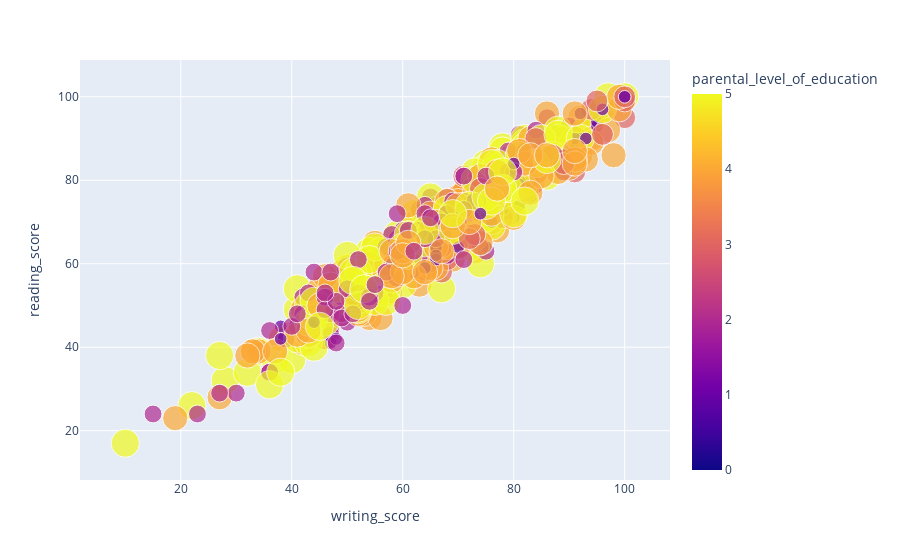

Notebook code for this chart:
### Code cell
fig = px.scatter(df, x='writing_score', y='reading_score', 
                 color='parental_level_of_education',
                 size='parental_level_of_education',
                )
fig.show()

### Figure 1 — Plotly figure (JSON) as saved in the notebook; plotly's stock layout.template omitted (floating-point values rounded to 4 significant figures; data arrays with more than 128 entries replaced by an {"elided": "..."} marker saying what was removed)
{"data": [{"hovertemplate": "writing_score=%{x}<br>reading_score=%{y}<br>parental_level_of_education=%{marker.color}<extra></extra>", "legendgroup": "", "marker": {"color": {"elided": "1000 int values"}, "coloraxis": "coloraxis", "size": {"elided": "1000 int values"}, "sizemode": "area", "sizeref": 0.0125, "symbol": "circle"}, "mode": "markers", "name": "", "orientation": "v", "showlegend": false, "type": "scatter", "x": {"elided": "1000 int values"}, "xaxis": "x", "y": {"elided": "1000 int values"}, "yaxis": "y"}], "layout": {"coloraxis": {"colorbar": {"title": {"text": "parental_level_of_education"}}, "colorscale": [[0, "#0d0887"], [0.1111, "#46039f"], [0.2222, "#7201a8"], [0.3333, "#9c179e"], [0.4444, "#bd3786"], [0.5556, "#d8576b"], [0.6667, "#ed7953"], [0.7778, "#fb9f3a"], [0.8889, "#fdca26"], [1, "#f0f921"]]}, "legend": {"itemsizing": "constant", "tracegroupgap": 0}, "margin": {"t": 60}, "xaxis": {"anchor": "y", "domain": [0, 1], "title": {"text": "writing_score"}}, "yaxis": {"anchor": "x", "domain": [0, 1], "title": {"text": "reading_score"}}}}
